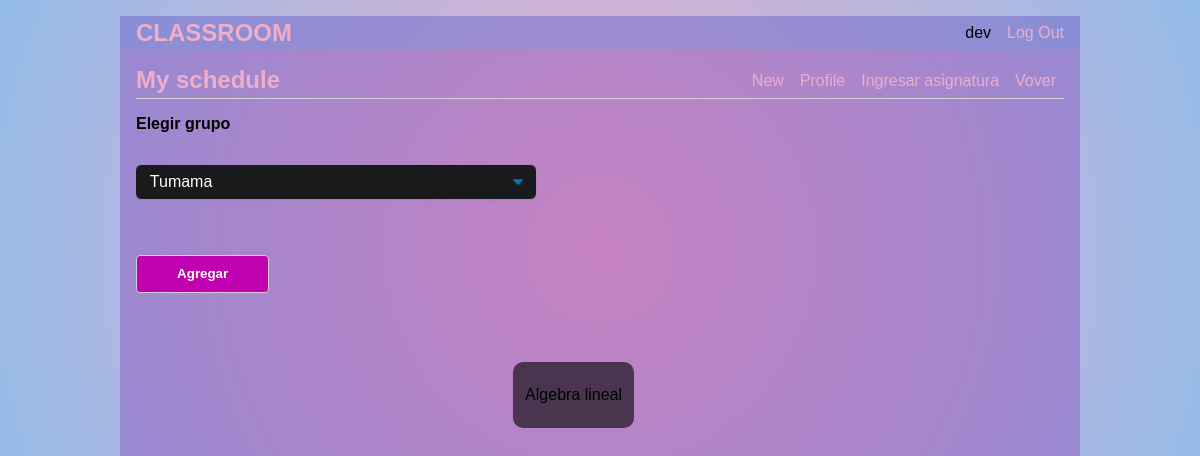
The app's page /addMySubject (signed in), older data.
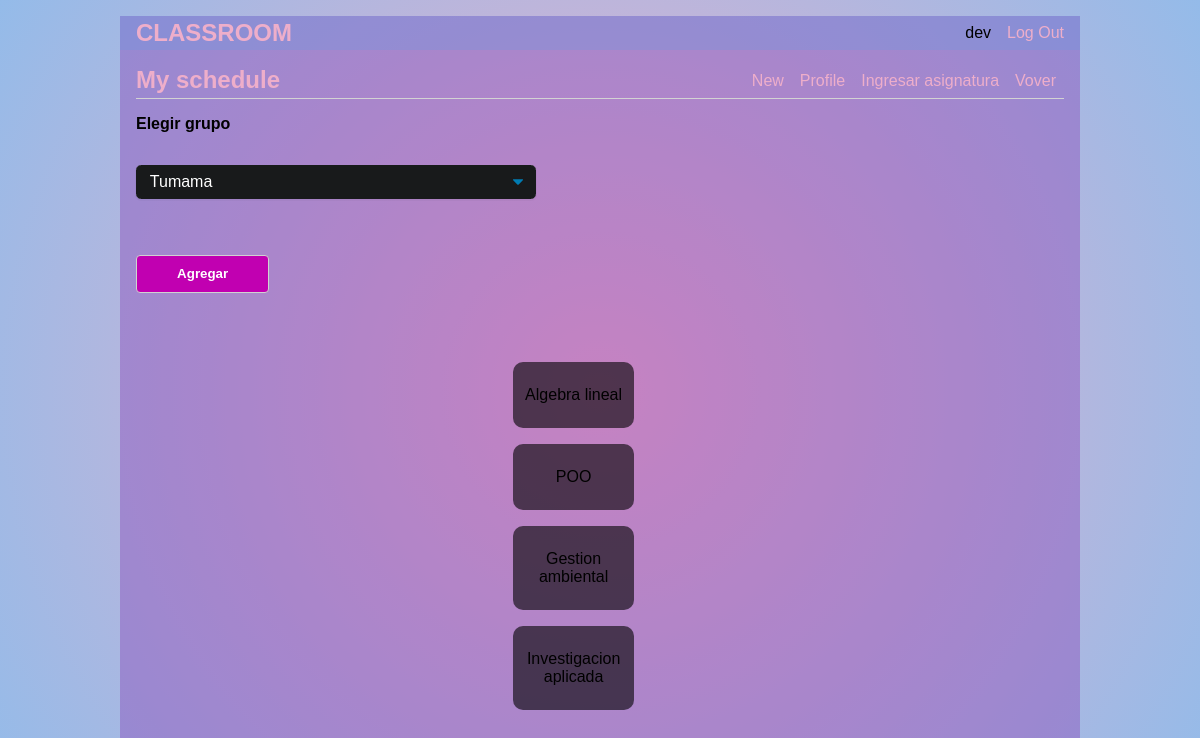
The same page, newer data.
### tables this page shows
CREATE TABLE subject_ (
  id INTEGER PRIMARY KEY AUTOINCREMENT,
  name_s TEXT NOT NULL
);

### flaskr/userspace.py (the view)
@bp.route('/addMySubject', methods=('GET', 'POST'))
@login_required
def addMySubject():
    mySchedule.setGroups()
    subject = mySchedule.getSelectedSubject()
    groups = mySchedule.getGroups()
    mySchedule.addSbjct()
    mySchedule.setSchdl(g.user['id'])
    schedules = mySchedule.getSchdls()
    return render_template('userspace/addSubject.html', subject=subject, groups=groups, schedules=schedules)

### flaskr/auth.py (called while the page is built)
@bp.before_app_request
def load_logged_in_user():
    user_id = session.get('user_id')
    if user_id is None:
        g.user = None
    else:
        g.user = get_db().execute(
            'SELECT * FROM user WHERE id = ?', (user_id,)
        ).fetchone()

def login_required(view):
    @functools.wraps(view)
    def wrapped_view(**kwargs):
        if g.user is None:
            return redirect(url_for('auth.login'))
        return view(**kwargs)
    return wrapped_view

### flaskr/db.py (called while the page is built)
def get_db():
    if 'db' not in g:
        g.db = sqlite3.connect(
            current_app.config['DATABASE'],
            detect_types=sqlite3.PARSE_DECLTYPES
        )
        g.db.row_factory = sqlite3.Row
    return g.db

### flaskr/userspace.py (called while the page is built)
@bp.context_processor
def inject_group():
    grupo = 'mi grupo'
    return dict(grupo = grupo)

    def setSubjects(self):
        self.subjects = get_db().execute(
            'SELECT id, name_s FROM subject_'
        ).fetchall()

    def getSchdls(self):
        return self.schedules

    def getOwner(self):
        return self.owner

    def setOwner(self):
        self.owner = g.user['id']

    def getGroups(self):
        return self.groups

### flaskr/templates/userspace/addSubject.html
{% extends 'base.html' %}
{% block header %}
  <h1>{% block title %}My schedule{% endblock %}</h1>
  {% if g.user %}
    <a class="action" href="{{ url_for('blog.create') }}">New</a>
    <a class="action" href="{{ url_for('userspace.profile') }}">Profile</a>
    <a class="action" href="{{ url_for('userspace.addSubject') }}">Ingresar asignatura</a>
    <a class="action" href="{{ url_for('userspace.schedule') }}">Vover</a>
  {% endif %}
{% endblock %}
{% block content %}
  <div id="addSubjForms">
  <form method="post" id="group">
      <label for="Eliga un grupo">Elegir grupo</label>
      <select name="group" id="group">
          {% for group in groups %}
              <option value="{{ group['id'] }}">{{ group['name_g'].capitalize() }}</option>
          {% endfor %}
      </select>
      <input type="submit" name="group" value="Agregar" >
  </form>
  </div>
  <div class="wrapper">
      <div class="cols">
          <div class="col">
            <ul>
                {% for sch in schedules %}
                <div class="container">
                    <div class="front" style="">
                        <p><li>{{ sch['name_s']}}</li></p>
                    </div>
                </div>
                {% endfor %}
            </ul>
          </div>
      </div>
  </div>
{% endblock %}

Row changes from the older to the newer data that the page shows:
now on this page (row unchanged): subject_: name_s "POO"
now on this page (row unchanged): subject_: name_s "Gestion ambiental"
added subject_: name_s "Investigacion aplicada"
